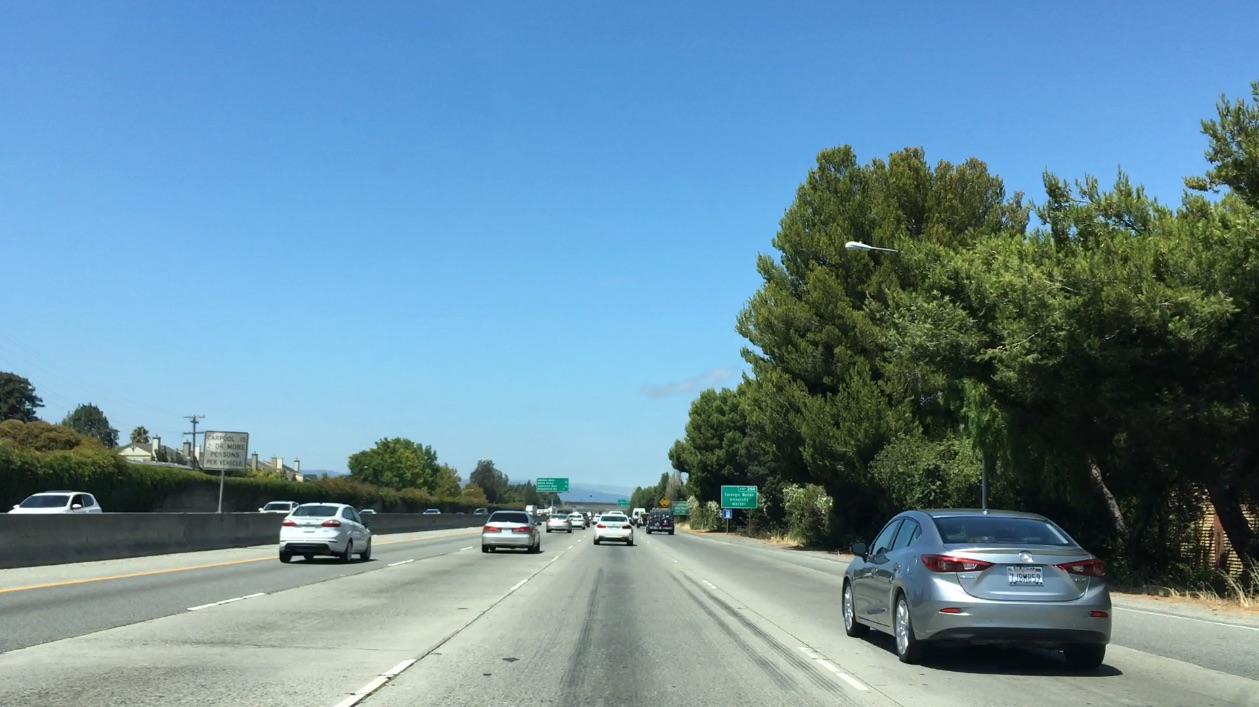
#> input picture Project 5 - Vehicle Detection and Tracking/images/bbox-example-image.jpg, 1259 x 707 px
$ jupyter execute --allow-errors vehicle_detection_and_tracking.ipynb   (shell and % lines are left out)   (older library calls are emulated)
#> lines starting #> are read from the running program, lines starting #| are printed output that depends on the picture; after the words box and inside, x2 and y2 are one past the last pixel; in counts of white or black regions, pixels touching at a corner belong together
# Vehicle Detection and Tracking

## Manual Vehicle Detection

[cell 1]
import numpy as np
import cv2
import matplotlib.pyplot as plt
import matplotlib.image as mpimg

image = mpimg.imread('images/bbox-example-image.jpg')
#> image is the input picture: shape (707, 1259, 3); mean R, G, B 104.8, 141, 158.4

# Define a function that takes an image, a list of bounding boxes,
# and optional color tuple and line thickness as inputs
# then draws boxes in that color on the output

def draw_boxes(img, bboxes, color=(0, 0, 255), thick=6):
    # Make a copy of the image
#> called with color = (0, 0, 255), thick = 6
    draw_img = np.copy(img)
    # Iterate through the bounding boxes
    for bbox in bboxes:
        # Draw a rectangle given bbox coordinates
        cv2.rectangle(draw_img, bbox[0], bbox[1], color, thick)
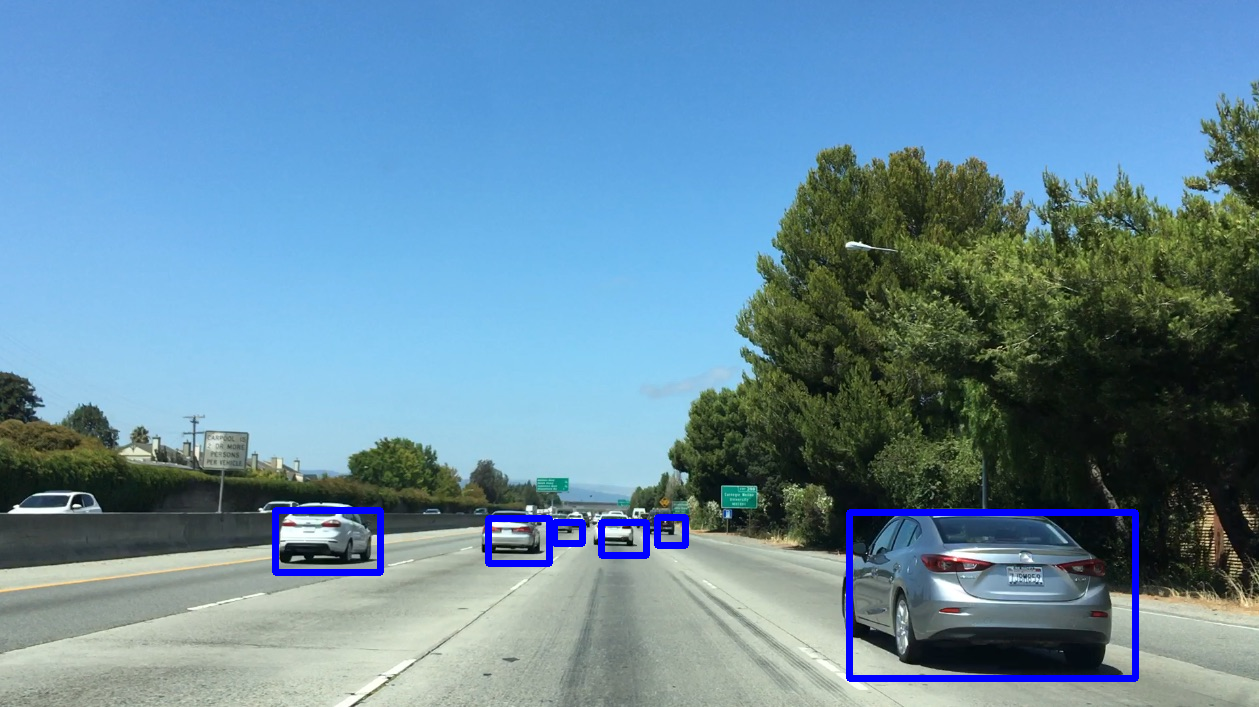
#> draw_img: shape (707, 1259, 3); 1.41% of pixels changed, all inside (x1, y1, x2, y2) = (272, 507, 1139, 682)
    # Return the image copy with boxes drawn
    return draw_img

# Here are the bounding boxes I used
bboxes = [((275, 572), (380, 510)), ((488, 563), (549, 518)), ((554, 543), (582, 522)),
          ((601, 555), (646, 522)), ((657, 545), (685, 517)), ((849, 678), (1135, 512))]


result = draw_boxes(image, bboxes)
plt.imshow(result)

## Template Matching

[cell 2]
import numpy as np
import cv2
import matplotlib.pyplot as plt
import matplotlib.image as mpimg

image = mpimg.imread('images/bbox-example-image.jpg')
#image = mpimg.imread('temp-matching-example-2.jpg')
templist = ['images/cutout1.jpg', 'images/cutout2.jpg', 'images/cutout3.jpg',
            'images/cutout4.jpg', 'images/cutout5.jpg', 'images/cutout6.jpg']

# Here is your draw_boxes function from the previous exercise
# [9 lines left out: function draw_boxes, not called in this run]


# Define a function to search for template matches
# and return a list of bounding boxes
def find_matches(img, template_list):
    # Define an empty list to take bbox coords
    bbox_list = []
    # Define matching method
    # Other options include: cv2.TM_CCORR_NORMED', 'cv2.TM_CCOEFF', 'cv2.TM_CCORR',
    #         'cv2.TM_SQDIFF', 'cv2.TM_SQDIFF_NORMED'
    method = cv2.TM_CCOEFF_NORMED
#> method = 5
    # Iterate through template list
    for temp in template_list:
        # Read in templates one by one
        tmp = mpimg.imread(temp)
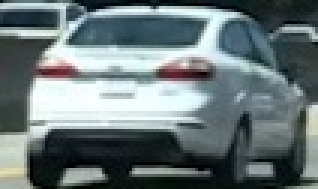
#> input picture Project 5 - Vehicle Detection and Tracking/images/cutout1.jpg, 106 x 63 px (shown 3 times larger)
#> tmp is the input picture: shape (63, 106, 3); mean R, G, B 105.4, 118.5, 120.3
        # Use cv2.matchTemplate() to search the image
        result = cv2.matchTemplate(img, tmp, method)
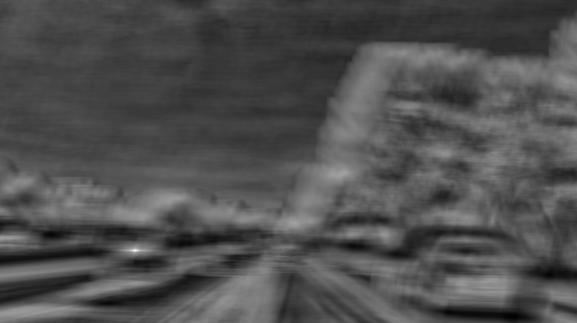
#> result: shape (645, 1154) float32 (shown at 1/2 size); min -0.485, max 0.954, mean -0.036; drawn with min black and max white
        # Use cv2.minMaxLoc() to extract the location of the best match
        min_val, max_val, min_loc, max_loc = cv2.minMaxLoc(result)
#> min_val = -0.485; max_val = 0.954; min_loc = (1025, 633); max_loc = (270, 500)
        # Determine a bounding box for the match
        w, h = (tmp.shape[1], tmp.shape[0])
        if method in [cv2.TM_SQDIFF, cv2.TM_SQDIFF_NORMED]:
            top_left = min_loc
        else:
            top_left = max_loc
#> top_left = (270, 500)
        bottom_right = (top_left[0] + w, top_left[1] + h)
#> bottom_right = (376, 563)
        # Append bbox position to list
        bbox_list.append((top_left, bottom_right))
        # Return the list of bounding boxes

    return bbox_list

#> (the rest of this cell did not finish here and is left out)

## Histogramms of Color

[cell 3]
import numpy as np
import cv2
import matplotlib.pyplot as plt
import matplotlib.image as mpimg

image = mpimg.imread('images/cutout1.jpg')

# Define a function to compute color histogram features
def color_hist(img, nbins=32, bins_range=(0, 256)):
    # Compute the histogram of the RGB channels separately
#> called with nbins = 32, bins_range = (0, 256)
    rhist = np.histogram(img[:,:,0], bins=nbins, range=bins_range)
    ghist = np.histogram(img[:,:,1], bins=nbins, range=bins_range)
    bhist = np.histogram(img[:,:,2], bins=nbins, range=bins_range)
    # Generating bin centers
    bin_edges = rhist[1]
#> bin_edges = 33 values from 0 to 256
    bin_centers = (bin_edges[1:]  + bin_edges[0:len(bin_edges)-1])/2
#> bin_centers = 32 values from 4 to 252
    # Concatenate the histograms into a single feature vector
    hist_features = np.concatenate((rhist[0], ghist[0], bhist[0]))
#> hist_features = 96 values, max 634 at index 95, min 49 at index 31, mean 208.7
    # Return the individual histograms, bin_centers and feature vector
    return rhist, ghist, bhist, bin_centers, hist_features


rh, gh, bh, bincen, feature_vec = color_hist(image, nbins=32, bins_range=(0, 256))
#> bincen = 32 values from 4 to 252; feature_vec has the same summary as hist_features in color_hist

# Plot a figure with all three bar charts
if rh is not None:
    fig = plt.figure(figsize=(12,3))
    plt.subplot(131)
    plt.bar(bincen, rh[0])
    plt.xlim(0, 256)
    plt.title('R Histogram')
    plt.subplot(132)
    plt.bar(bincen, gh[0])
    plt.xlim(0, 256)
    plt.title('G Histogram')
    plt.subplot(133)
    plt.bar(bincen, bh[0])
    plt.xlim(0, 256)
    plt.title('B Histogram')
    fig.tight_layout()
else:
    print('Your function is returning None for at least one variable...')
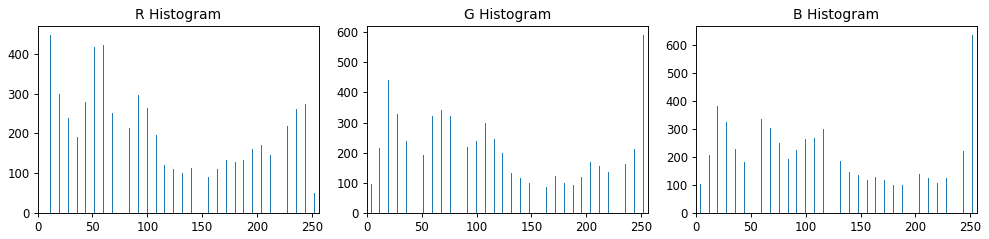
#> figure drawn by matplotlib, 3 panels; panel 1: tallest bar 448 high, from x = 11.6 to 12.4; panel 2: tallest bar 591 high, from x = 251.6 to 252.4; panel 3: tallest bar 634 high, from x = 251.6 to 252.4

## Explore Color Spaces

[cell 4]
import cv2
import numpy as np
import matplotlib.pyplot as plt
from mpl_toolkits.mplot3d import Axes3D

# [27 lines left out: function plot3d, not called in this run]


# Read a color image
img = cv2.imread("images/001240.png")
#> (the rest of this cell did not finish here and is left out)

## Spatial Binning of Color

[cell 5]
import cv2
import matplotlib.image as mpimg

#> (the rest of this cell did not finish here and is left out)

#> (a cell that did not finish here is left out)

[cell 7]
import numpy as np
import cv2
import matplotlib.pyplot as plt
import matplotlib.image as mpimg

# Read in an image
# You can also read cutout2, 3, 4 etc. to see other examples
#> (the rest of this cell did not finish here and is left out)

## Data Exploration

[cell 8]
import matplotlib.image as mpimg
import matplotlib.pyplot as plt
import numpy as np
import cv2
import glob
#from skimage.feature import hog
#from skimage import color, exposure
# images are divided up into vehicles and non-vehicles

images = glob.glob('data/*.jpeg')
#> images = ['data/image0057.jpeg', 'data/image0101.jpeg', 'data/image0104.jpeg']
cars = []
notcars = []

for image in images:
    if 'image' in image or 'extra' in image:
        notcars.append(image)
    else:
        cars.append(image)
#> this loop made 3 passes
#> image on passes 1 to 3: 'data/image0057.jpeg', 'data/image0101.jpeg', 'data/image0104.jpeg'
#> after the loop, cars = []; notcars has the same summary as images

# Define a function to return some characteristics of the dataset
def data_look(car_list, notcar_list):
    data_dict = {}
    # Define a key in data_dict "n_cars" and store the number of car images
    data_dict["n_cars"] = len(car_list)
    # Define a key "n_notcars" and store the number of notcar images
    data_dict["n_notcars"] = len(notcar_list)
    # Read in a test image, either car or notcar
    example_img = mpimg.imread(car_list[0])
    # Define a key "image_shape" and store the test image shape 3-tuple
    data_dict["image_shape"] = example_img.shape
    # Define a key "data_type" and store the data type of the test image.
    data_dict["data_type"] = example_img.dtype
    # Return data_dict
    return data_dict

#> (the rest of this cell did not finish here and is left out)

## scikit-image HOG

[cell 9]
import matplotlib.image as mpimg
import matplotlib.pyplot as plt
import numpy as np
import cv2
import glob
from skimage.feature import hog

# Read in our vehicles and non-vehicles
images = glob.glob('data/*.jpeg')
cars = []
notcars = []

for image in images:
    if 'image' in image or 'extra' in image:
        notcars.append(image)
    else:
        cars.append(image)

# Define a function to return HOG features and visualization
# [11 lines left out: function get_hog_features, not called in this run]

# Generate a random index to look at a car image
#> (the rest of this cell did not finish here and is left out)

## Combine and Normalize Features

[cell 10]
import numpy as np
import cv2
import matplotlib.pyplot as plt
import matplotlib.image as mpimg
from sklearn.preprocessing import StandardScaler
import glob

# Define a function to compute binned color features
def bin_spatial(img, size=(32, 32)):
    # Use cv2.resize().ravel() to create the feature vector
    features = cv2.resize(img, size).ravel()
    # Return the feature vector
    return features

# Define a function to compute color histogram features
def color_hist(img, nbins=32, bins_range=(0, 256)):
    # Compute the histogram of the color channels separately
    channel1_hist = np.histogram(img[:,:,0], bins=nbins, range=bins_range)
    channel2_hist = np.histogram(img[:,:,1], bins=nbins, range=bins_range)
    channel3_hist = np.histogram(img[:,:,2], bins=nbins, range=bins_range)
    # Concatenate the histograms into a single feature vector
    hist_features = np.concatenate((channel1_hist[0], channel2_hist[0], channel3_hist[0]))
    # Return the individual histograms, bin_centers and feature vector
    return hist_features

###### TODO ###########
# Define a function to extract features from a list of images
# Have this function call bin_spatial() and color_hist()
def extract_features(imgs, cspace='RGB', spatial_size=(32, 32),
                        hist_bins=32, hist_range=(0, 256)):
    # Create a list to append feature vectors to
    features = []
    # Iterate through the list of images
    for file in imgs:
        # Read in each one by one
        image = mpimg.imread(file)
        # apply color conversion if other than 'RGB'
        if cspace != 'RGB':
            if cspace == 'HSV':
                feature_image = cv2.cvtColor(image, cv2.COLOR_RGB2HSV)
            elif cspace == 'LUV':
                feature_image = cv2.cvtColor(image, cv2.COLOR_RGB2LUV)
            elif cspace == 'HLS':
                feature_image = cv2.cvtColor(image, cv2.COLOR_RGB2HLS)
            elif cspace == 'YUV':
                feature_image = cv2.cvtColor(image, cv2.COLOR_RGB2YUV)
        else: feature_image = np.copy(image)
        # Apply bin_spatial() to get spatial color features
        spatial_features = bin_spatial(feature_image, size=spatial_size)
        # Apply color_hist() also with a color space option now
        hist_features = color_hist(feature_image, nbins=hist_bins, bins_range=hist_range)
        # Append the new feature vector to the features list
        features.append(np.concatenate((spatial_features, hist_features)))
    # Return list of feature vectors
    return features


images = glob.glob('data/*.jpeg')
cars = []
notcars = []
for image in images:
    if 'image' in image or 'extra' in image:
        notcars.append(image)
    else:
        cars.append(image)

car_features = extract_features(cars, cspace='RGB', spatial_size=(32, 32),
                        hist_bins=32, hist_range=(0, 256))
notcar_features = extract_features(notcars, cspace='RGB', spatial_size=(32, 32),
                        hist_bins=32, hist_range=(0, 256))
#> call 2 of extract_features, with cspace = 'RGB', spatial_size = (32, 32), hist_bins = 32, hist_range = (0, 256)
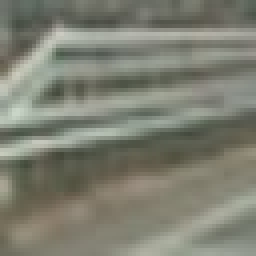
#> input picture Project 5 - Vehicle Detection and Tracking/data/image0057.jpeg, 64 x 64 px (shown 4 times larger)
#> in extract_features, image is the input picture: shape (64, 64, 3); mean R, G, B 125.7, 127.2, 114
#> (the rest of the program and of its run is left out)
